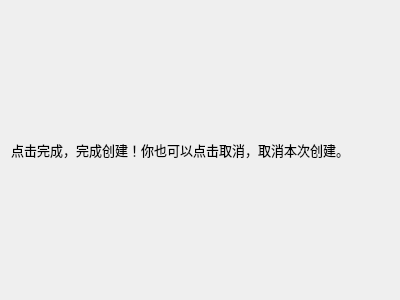
<?xml version="1.0" encoding="UTF-8"?>
<ui version="4.0">
 <class>ConfirmPage</class>
 <widget class="QWizardPage" name="ConfirmPage">
  <property name="geometry">
   <rect>
    <x>0</x>
    <y>0</y>
    <width>400</width>
    <height>300</height>
   </rect>
  </property>
  <property name="windowTitle">
   <string>WizardPage</string>
  </property>
  <layout class="QGridLayout" name="gridLayout">
   <item row="0" column="0">
    <layout class="QVBoxLayout" name="verticalLayout">
     <item>
      <widget class="QLabel" name="label">
       <property name="font">
        <font>
         <pointsize>10</pointsize>
         <bold>false</bold>
        </font>
       </property>
       <property name="text">
        <string>点击完成，完成创建！你也可以点击取消，取消本次创建。</string>
       </property>
      </widget>
     </item>
    </layout>
   </item>
  </layout>
 </widget>
 <resources/>
 <connections/>
</ui>
